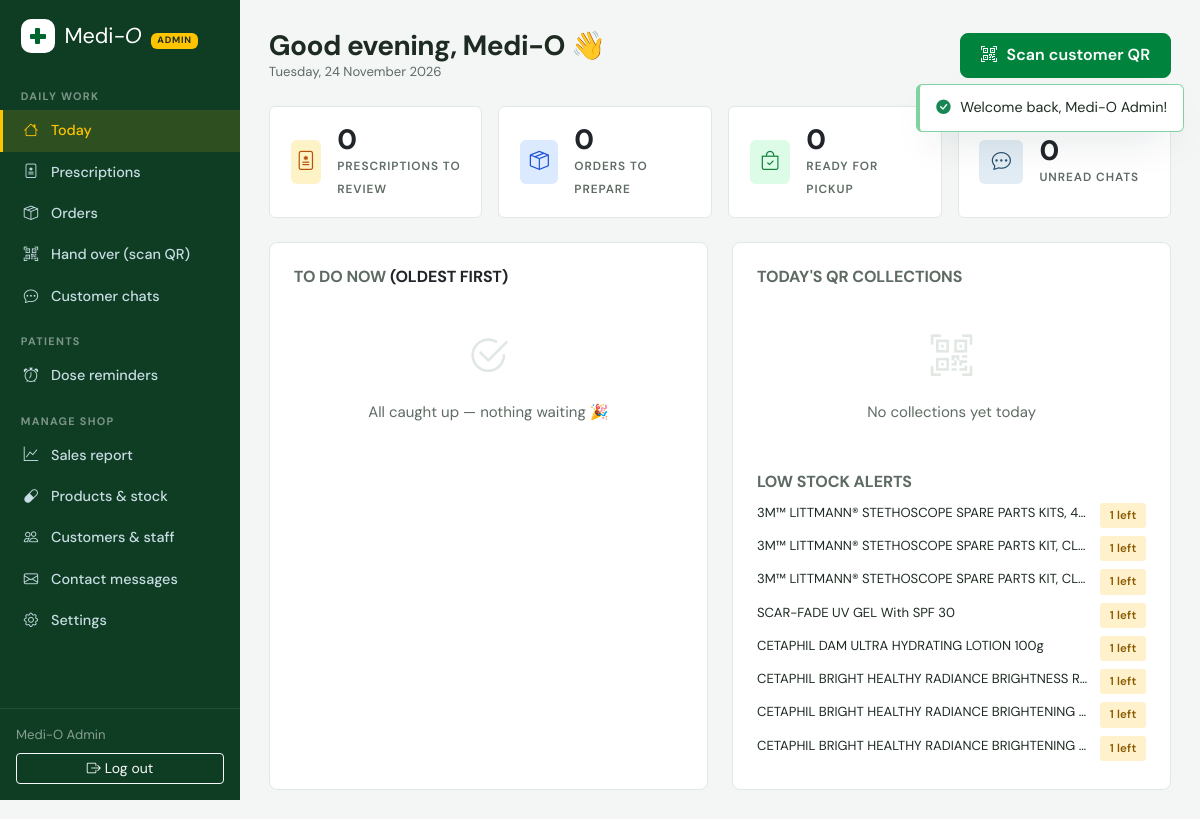
The page /staff/index.php (signed in) on the database as committed earlier.
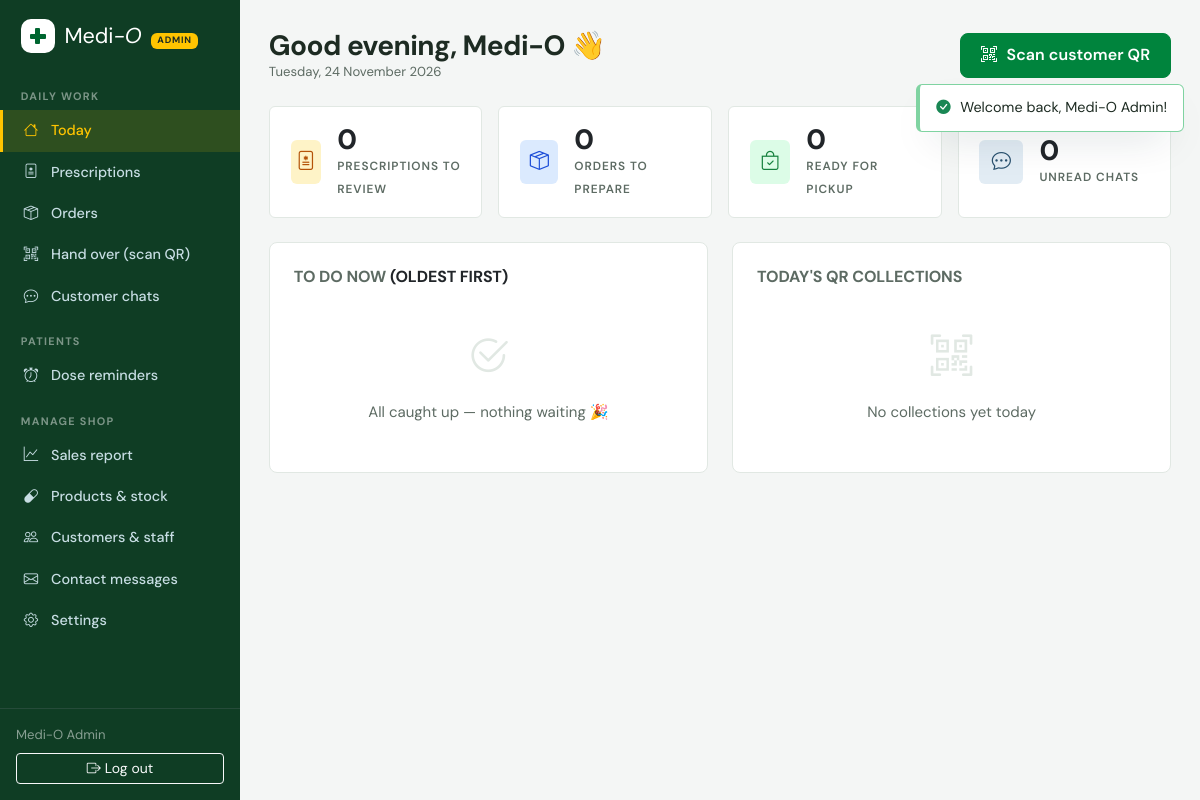
The same page on the database as committed later.
### tables this page shows
CREATE TABLE `products` (
  `id` int(10) unsigned NOT NULL AUTO_INCREMENT,
  `category_id` int(10) unsigned DEFAULT NULL,
  `name` varchar(255) NOT NULL,
  `description` text DEFAULT NULL,
  `price` decimal(10,2) NOT NULL DEFAULT 0.00,
  `stock` int(11) NOT NULL DEFAULT 0,
  `image_path` varchar(500) DEFAULT NULL,
  `rating` decimal(3,2) NOT NULL DEFAULT 0.00,
  `requires_prescription` tinyint(1) NOT NULL DEFAULT 0,
  `is_active` tinyint(1) NOT NULL DEFAULT 1,
  `created_at` timestamp NOT NULL DEFAULT current_timestamp(),
  PRIMARY KEY (`id`),
  KEY `idx_products_category` (`category_id`),
  KEY `idx_products_active` (`is_active`),
  FULLTEXT KEY `ft_products_name` (`name`,`description`),
  CONSTRAINT `fk_products_category` FOREIGN KEY (`category_id`) REFERENCES `categories` (`id`) ON DELETE SET NULL
);

### includes/helpers.php (called while the page is built, shortened)
<?php
function e(?string $s): string
{
    return htmlspecialchars($s ?? '', ENT_QUOTES, 'UTF-8');
}
function url(string $path = ''): string
{
    return BASE_URL . '/' . ltrim($path, '/');
}

### includes/db.php (called while the page is built, shortened)
<?php
function db(): PDO
{
    static $pdo = null;
    if ($pdo === null) {
        $opts = [
            PDO::ATTR_ERRMODE => PDO::ERRMODE_EXCEPTION,
            PDO::ATTR_DEFAULT_FETCH_MODE => PDO::FETCH_ASSOC,
            PDO::ATTR_EMULATE_PREPARES => false,
        ];
        $pdo = new PDO(
            'mysql:host=' . DB_HOST . ';port=' . (int)DB_PORT . ';dbname=' . DB_NAME . ';charset=utf8mb4',
            DB_USER,
            DB_PASS,
            $opts
        );
        $pdo->exec("SET time_zone = '+05:30'");
    }
    return $pdo;
}
function q(string $sql, array $params = []): PDOStatement
{
    $st = db()->prepare($sql);
    $st->execute($params);
    return $st;
}
function q_one(string $sql, array $params = []): ?array
{
    $row = q($sql, $params)->fetch();
    return $row === false ? null : $row;
}
function q_all(string $sql, array $params = []): array
{
    return q($sql, $params)->fetchAll();
}
function q_val(string $sql, array $params = [])
{
    $v = q($sql, $params)->fetchColumn();
    return $v === false ? null : $v;
}

### includes/auth.php (called while the page is built, shortened)
<?php
function current_user(): ?array
{
    static $user = false;
    if ($user === false) {
        $user = null;
        if (!empty($_SESSION['user_id'])) {
            $user = q_one('SELECT * FROM users WHERE id = ?', [$_SESSION['user_id']]);
        }
    }
    return $user;
}
function require_login(): array
{
    $u = current_user();
    return $u;
}
function require_staff(): array
{
    $u = require_login();
    return $u;
}

### staff/index.php (the view, shortened to what the changed rows need)
<?php
require_once __DIR__ . '/../components/staff-header.php';
$stats = [
    ['bi-file-medical', '#fef3c7;color:#b45309', (int)q_val("SELECT COUNT(*) FROM prescriptions WHERE status='pending'"), 'Prescriptions to review', 'staff/prescriptions.php'],
    ['bi-box-seam', '#dbeafe;color:#1d4ed8', (int)q_val("SELECT COUNT(*) FROM orders WHERE status IN ('placed','processing')"), 'Orders to prepare', 'staff/orders.php'],
    ['bi-bag-check', '#dcfce7;color:#15803d', (int)q_val("SELECT COUNT(*) FROM orders WHERE status='ready'"), 'Ready for pickup', 'staff/orders.php?f=ready'],
    ['bi-chat-dots', '#e2ecf4;color:#28506e', (int)q_val('SELECT COALESCE(SUM(staff_unread),0) FROM chat_conversations'), 'Unread chats', 'staff/chat.php'],
];
$todayCollections = q_all('SELECT c.*, u.name AS customer, s.name AS staff_name FROM collections c
                           JOIN users u ON u.id=c.user_id LEFT JOIN users s ON s.id=c.staff_id
                           WHERE DATE(c.created_at)=CURDATE() ORDER BY c.id DESC LIMIT 8');
$lowStock = q_all('SELECT id, name, stock FROM products WHERE is_active=1 AND stock <= 5 ORDER BY stock LIMIT 8');
?>
<div class="d-flex flex-wrap justify-content-between align-items-center gap-2 mb-4">
  <div>
    <h1 class="h3 fw-bold mb-0">Good <?= date('G') < 12 ? 'morning' : (date('G') < 17 ? 'afternoon' : 'evening') ?>, <?= e(explode(' ', $staff['name'])[0]) ?> 👋</h1>
  </div>
</div>
<div class="row g-3 mb-4">
  <?php foreach ($stats as [$icon, $style, $num, $label, $href]): ?>
    <div class="col-sm-6 col-xl-3">
      <a href="<?= url($href) ?>" class="mo-stat text-decoration-none text-body">
        <span class="ic" style="background:<?= $style ?>"><i class="bi <?= $icon ?>"></i></span>
        <span><span class="num d-block"><?= $num ?></span><span class="lbl"><?= $label ?></span></span>
      </a>
    </div>
  <?php endforeach; ?>
</div>
<div class="row g-4">
  <div class="col-lg-6">
    <div class="mo-card p-4 h-100">
      <div class="d-flex justify-content-between align-items-center mb-3">
        <h2 class="h6 fw-bold text-uppercase text-muted mb-0">To do now <span class="text-body">(oldest first)</span></h2>
      </div>
    </div>
  </div>
  <div class="col-lg-6">
    <div class="mo-card p-4 h-100">
      <h2 class="h6 fw-bold text-uppercase text-muted mb-3">Today's QR collections</h2>
      <?php if (!$todayCollections): ?>
        <div class="mo-empty py-4"><i class="bi bi-qr-code-scan"></i>No collections yet today</div>
      <?php else: foreach ($todayCollections as $c): ?>
        <div class="d-flex justify-content-between py-2 border-bottom small">
          <span><i class="bi bi-check-circle text-success me-1"></i><?= e($c['customer']) ?> — <?= e($c['note'] ?? 'collection') ?></span>
          <span class="text-muted"><?= date('g:ia', strtotime($c['created_at'])) ?></span>
        </div>
      <?php endforeach; endif; ?>
      <?php if ($lowStock): ?>
        <h2 class="h6 fw-bold text-uppercase text-muted mt-4 mb-2">Low stock alerts</h2>
        <?php foreach ($lowStock as $p): ?>
          <div class="d-flex justify-content-between py-1 small">
            <span class="text-truncate me-2"><?= e($p['name']) ?></span>
            <span class="mo-status <?= $p['stock'] == 0 ? 'mo-status-cancelled' : 'mo-status-pending' ?>"><?= (int)$p['stock'] ?> left</span>
          </div>
        <?php endforeach; ?>
      <?php endif; ?>
    </div>
  </div>
</div>
<?php require_once __DIR__ . '/../components/staff-footer.php'; ?>

### components/staff-header.php (shortened to what the changed rows need)
<?php
$staff = require_staff();
$pendingRx = (int)q_val("SELECT COUNT(*) FROM prescriptions WHERE status='pending'");
$openOrders = (int)q_val("SELECT COUNT(*) FROM orders WHERE status IN ('placed','processing')");
$unreadChats = (int)q_val('SELECT COALESCE(SUM(staff_unread),0) FROM chat_conversations');
$nav = [
    'Daily work' => [
        ['staff/index.php', 'bi-house', 'Today', null],
        ['staff/prescriptions.php', 'bi-file-medical', 'Prescriptions', $pendingRx],
        ['staff/orders.php', 'bi-box-seam', 'Orders', $openOrders],
        ['staff/scan.php', 'bi-qr-code-scan', 'Hand over (scan QR)', null],
        ['staff/chat.php', 'bi-chat-dots', 'Customer chats', $unreadChats],
    ],
    'Patients' => [
        ['staff/medications.php', 'bi-alarm', 'Dose reminders', null],
    ],
];
if (is_admin()) {
    $nav['Manage shop'] = [
        ['admin/index.php', 'bi-graph-up', 'Sales report', null],
        ['admin/products.php', 'bi-capsule', 'Products & stock', null],
        ['admin/users.php', 'bi-people', 'Customers & staff', null],
        ['admin/inquiries.php', 'bi-envelope', 'Contact messages', null],
        ['admin/settings.php', 'bi-gear', 'Settings', null],
    ];
}
$curPath = substr($_SERVER['SCRIPT_NAME'], strlen(parse_url(BASE_URL, PHP_URL_PATH) ?: '') + 1);
?>
<!DOCTYPE html>
<html lang="en">
<head>
<link href="https://cdn.jsdelivr.net/npm/bootstrap@5.3.3/dist/css/bootstrap.min.css" rel="stylesheet">
<link href="https://cdn.jsdelivr.net/npm/bootstrap-icons@1.11.3/font/bootstrap-icons.min.css" rel="stylesheet">
<link href="<?= url('assets/css/app.css') ?>?v=<?= filemtime(dirname(__DIR__) . '/assets/css/app.css') ?>" rel="stylesheet">
</head>
<body>
<div class="mo-staff-wrap">
  <aside class="mo-sidebar">
    <nav class="d-flex flex-column flex-lg-column flex-row flex-grow-1" style="min-width:0">
      <?php $here = isset($active) ? dirname($curPath) . '/' . $active : $curPath;
      foreach ($nav as $group => $links): ?>
        <div class="nav-group"><?= e($group) ?></div>
        <?php foreach ($links as [$href, $icon, $label, $badge]): ?>
          <a class="nav-item <?= $href === $here ? 'active' : '' ?>" href="<?= url($href) ?>">
            <i class="bi <?= $icon ?>"></i><span><?= $label ?></span>
          </a>
        <?php endforeach; ?>
      <?php endforeach; ?>
    </nav>
  </aside>
  <main class="mo-staff-main">

Rows that differ between the two databases and show on the page:
no longer on this page (row edited): products: name "3M™ LITTMANN® STETHOSCOPE SPARE PARTS KITS, 4…", stock "1"
no longer on this page (row edited): products: name "3M™ LITTMANN® STETHOSCOPE SPARE PARTS KIT, CL…", stock "1"
no longer on this page (row edited): products: name "3M™ LITTMANN® STETHOSCOPE SPARE PARTS KIT, CL…", stock "1"
no longer on this page (row edited): products: name "SCAR-FADE UV GEL With SPF 30", stock "1"
no longer on this page (row edited): products: name "CETAPHIL DAM ULTRA HYDRATING LOTION 100g", stock "1"
no longer on this page (row edited): products: name "CETAPHIL BRIGHT HEALTHY RADIANCE BRIGHTNESS R…", stock "1"
no longer on this page (row edited): products: name "CETAPHIL BRIGHT HEALTHY RADIANCE BRIGHTENING…", stock "1"
no longer on this page (row edited): products: name "CETAPHIL BRIGHT HEALTHY RADIANCE BRIGHTENING…", stock "1"
Other text that changed with them:
text no longer shown: "LOW STOCK ALERTS"
